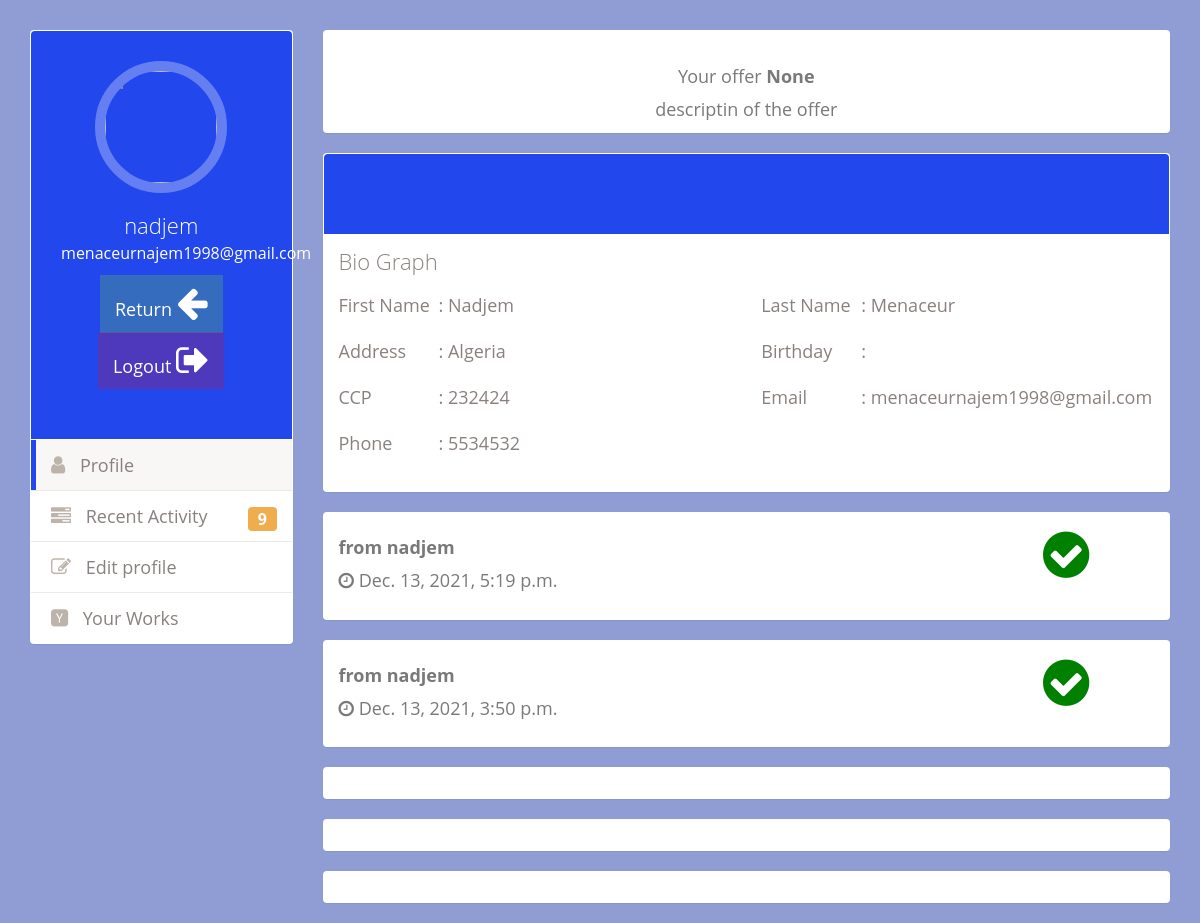
/Account/Client/1/ (signed in), run on the app's committed database.
### accounts/models.py (models this page shows, shortened)
class Client(models.Model):
    user = models.OneToOneField(User, on_delete=models.CASCADE)
    phone = models.IntegerField(blank=True, null=True)
    address = models.CharField(max_length=100)
    CCP = models.IntegerField(default=00000000)
    offer = models.ForeignKey(
        Offer, null=True, blank=True, on_delete=models.SET_NULL)
    class Meta:
        verbose_name = 'Client'
        verbose_name_plural = 'Clients'

class notification(models.Model):
    content = models.CharField(max_length=500)
    staff = models.ForeignKey(
        Staff, blank=True, null=True, on_delete=models.SET_NULL)
    client = models.ForeignKey(
        Client, blank=True, null=True, on_delete=models.SET_NULL)
    checked = models.BooleanField(default=False)
    created_at= models.DateTimeField(auto_now=True)
    class Meta:
        verbose_name = 'notification'
        verbose_name_plural = 'notifications'

class Staff(models.Model):
    user = models.OneToOneField(User, on_delete=models.CASCADE)
    phone = models.IntegerField(blank=True, null=True)
    address = models.CharField(max_length=100)
    speciality = models.CharField(max_length=50)
    def __str__(self):
        return self.user.username
    class Meta:
        verbose_name = 'Staff'
        verbose_name_plural = 'Staffs'

### accounts/views.py (the view)
# urls.py: path('Client/<int:pk>/', clientProfile, name='cProfile'),
@login_required
def clientProfile(request , pk ):
    client = Client.objects.get(id=pk)
    notifs = notification.objects.filter(client=client)
    Name = client.user.username
    email = client.user.email
    FirstName = client.user.first_name
    LastName = client.user.last_name
    phone = client.phone
    address = client.address
    CCP = client.CCP
    offer = client.offer
    context = {'name': Name,
                'email': email,
               'FirstName': FirstName,
               'LastName': LastName,
               'phone': phone,
               'address': address,
               'ccp': CCP,
               'offer': offer,
               'Notifactions':notifs}
    return render(request, 'accounts/cProfile.html', context)

### accounts/templates/accounts/cProfile.html (shortened to what this page needs)
{% load static %}
<!DOCTYPE html>
<html lang="en">
<head>
    <link rel="stylesheet" href="https://maxcdn.bootstrapcdn.com/bootstrap/3.3.4/css/bootstrap.min.css">
    <link rel="stylesheet" href="{% static "css/css/profileClient.css"%}">
    <link href="https://maxcdn.bootstrapcdn.com/font-awesome/4.3.0/css/font-awesome.min.css" rel="stylesheet">
</head>
<body>
    <div class="container bootstrap snippets bootdey">
        <div class="row">
            <div class="profile-nav col-md-3">
                <div class="panel">
                    <div class="user-heading round">
                        <a href="#">
                            <img src="https://bootdey.com/img/Content/avatar/avatar3.png" alt="">
                        </a>
                        <h1>{{name}}</h1>
                        <p>{{email}}</p>
                        <div class="list-group " >
                            <a style="color: rgb(255, 255, 255);border: 0px; border-radius: 0%; background-color: rgba(128, 255, 0, 0.199);"  href="{% url 'home' %}" class="list-group-item list-group-item-action">Return <span class="fa fa-arrow-left fa-2x" aria-hidden="true"></span></a>
                            <a style="color: rgb(255, 255, 255); border: 0px; border-radius: 0%; background-color: rgba(255, 0, 0, 0.199);"  href="{% url 'accounts:Logout' %}" class="list-group-item list-group-item-action">Logout <span  class="fa fa-sign-out fa-2x" ></span></a>
                        </div>
                    </div>
                    <ul class="nav nav-pills nav-stacked">
                        <li class="active"><a href="#"> <i class="fa fa-user"></i> Profile</a></li>
                        <li><a href="#activities"> <i class="fa fa-tasks"></i> Recent Activity <span
                                    class="label label-warning pull-right r-activity">9</span></a></li>
                        <li><a href="#"> <i class="fa fa-edit"></i> Edit profile</a></li>
                        <li><a href="#"> <i class="fa fa-hacker-news"></i> Your Works</a></li>
                    </ul>
                </div>
            </div>
            <div class="profile-info col-md-9">
                <div class="panel">
                    <div class="card text-center">
                        <div class="card-body">
                            <h4 class="card-title">Your offer <strong>{{offer}}</strong></h4>
                            <p class="card-text">descriptin of the offer</p>
                        </div>
                    </div>
                </div>
                <div class="panel">
                    <div class="bio-graph-heading">
                    </div>
                    <div class="panel-body bio-graph-info">
                        <h1>Bio Graph</h1>
                        <div class="row">
                            <div class="bio-row">
                                <p><span>First Name </span>: {{FirstName}}</p>
                            </div>
                            <div class="bio-row">
                                <p><span>Last Name </span>: {{LastName}}</p>
                            </div>
                            <div class="bio-row">
                                <p><span>Address </span>: {{address}}</p>
                            </div>
                            <div class="bio-row">
                                <p><span>Birthday</span>: </p>
                            </div>
                            <div class="bio-row">
                                <p><span>CCP </span>: {{ccp}}</p>
                            </div>
                            <div class="bio-row">
                                <p><span>Email </span>: {{email}}</p>
                            </div>
                            <div class="bio-row">
                                <p><span>Phone </span>: {{phone}}</p>
                            </div>
                        </div>
                    </div>
                </div>
                <div>
                    <div class="row" id="activities" >
                        {% for notification in Notifactions %}
                        <div class="col-md-12">
                            <div class="panel">
                                <div class="panel-body">
                                    <div class="row">
                                        <div class="col-md-10">
                                            <h4 class="red"><strong>from {{notification.staff}}</strong></h4>
                                            <p><i class="fa fa-clock-o" aria-hidden="true"></i> {{notification.created_at}}</p>
                                        </div>
                                        <div class="col-md-2 checkedbtn" >
                                            {% if notification.checked %}
                                            <span style="color: green;"><i class="fa fa-3x fa-check-circle" aria-hidden="true"></i></span>
                                            {% else %}
                                            <a href="{% url 'accounts:Check' notification.id %}"><span ><i class="fa fa-3x fa-check-circle" aria-hidden="true"></i></span></a>
                                            {% endif %}
                                        </div>
                                    </div>
                                </div>
                            </div>
                        </div>
                        {% endfor %}
                        <div class="col-md-12">
                            <div class="panel">
                                <div class="panel-body">
                                </div>
                            </div>
                        </div>
                        <div class="col-md-12">
                            <div class="panel">
                                <div class="panel-body">
                                </div>
                            </div>
                        </div>
                        <div class="col-md-12">
                            <div class="panel">
                                <div class="panel-body">
                                </div>
                            </div>
                        </div>
                    </div>
                </div>
            </div>
        </div>
    </div>
</body>
</html>

### static/css/css/profileClient.css (style rules this page uses)
body { color: #797979; background: #909cd4; font-family: 'Open Sans', sans-serif; padding: 0px !important; margin: 0px !important; font-size: 18px; text-rendering: optimizeLegibility; -webkit-font-smoothing: antialiased; -moz-font-smoothing: antialiased; }
.profile-nav, .profile-info { margin-top:30px; }
.profile-nav .user-heading { background: #2247ec; color: #fff; border-radius: 4px 4px 0 0; -webkit-border-radius: 4px 4px 0 0; padding: 30px; text-align: center; }
.profile-nav .user-heading.round a { border-radius: 50%; -webkit-border-radius: 50%; border: 10px solid rgba(255,255,255,0.3); display: inline-block; }
.profile-nav .user-heading a img { width: 112px; height: 112px; border-radius: 50%; -webkit-border-radius: 50%; }
.profile-nav .user-heading h1 { font-size: 22px; font-weight: 300; margin-bottom: 5px; }
.profile-nav .user-heading p { font-size: 16px; }
.profile-nav ul { margin-top: 1px; }
.profile-nav ul > li { border-bottom: 1px solid #ebeae6; margin-top: 0; line-height: 30px; }
.profile-nav ul > li:last-child { border-bottom: none; }
.profile-nav ul > li > a { border-radius: 0; -webkit-border-radius: 0; color: #89817f; border-left: 5px solid #fff; }
.profile-nav ul > li > a:hover, .profile-nav ul > li > a:focus, .profile-nav ul li.active a { background: #f8f7f5 !important; border-left: 5px solid #2247ec; color: #89817f !important; }
.profile-nav ul > li:last-child > a:last-child { border-radius: 0 0 4px 4px; -webkit-border-radius: 0 0 4px 4px; }
.profile-nav ul > li > a > i { font-size: 20px; padding-right: 10px; color: #bcb3aa; }
.r-activity { margin: 6px 0 0; font-size: 16px; }
.bio-graph-heading { background: #2247ec; color: #fff; text-align: center; font-style: italic; padding: 40px 110px; border-radius: 4px 4px 0 0; -webkit-border-radius: 4px 4px 0 0; font-size: 20px; font-weight: 300; }
.bio-graph-info { color: #89817e; }
.bio-graph-info h1 { font-size: 22px; font-weight: 300; margin: 0 0 20px; }
.bio-row { width: 50%; float: left; margin-bottom: 10px; padding:0 15px; }
.bio-row p span { width: 100px; display: inline-block; }

### data on the page
Client: address "Algeria"
notification: staff "nadjem", created_at "Dec. 13, 2021, 5:19 p.m.", checked True (drawn)
notification: staff "nadjem", created_at "Dec. 13, 2021, 3:50 p.m.", checked True (drawn)

### other printed values
{{ name }} "nadjem"
{{ email }} "menaceurnajem1998@gmail.com"
{{ offer }} "None"
{{ FirstName }} "Nadjem"
{{ LastName }} "Menaceur"
{{ ccp }} "232424"
{{ phone }} "5534532"
